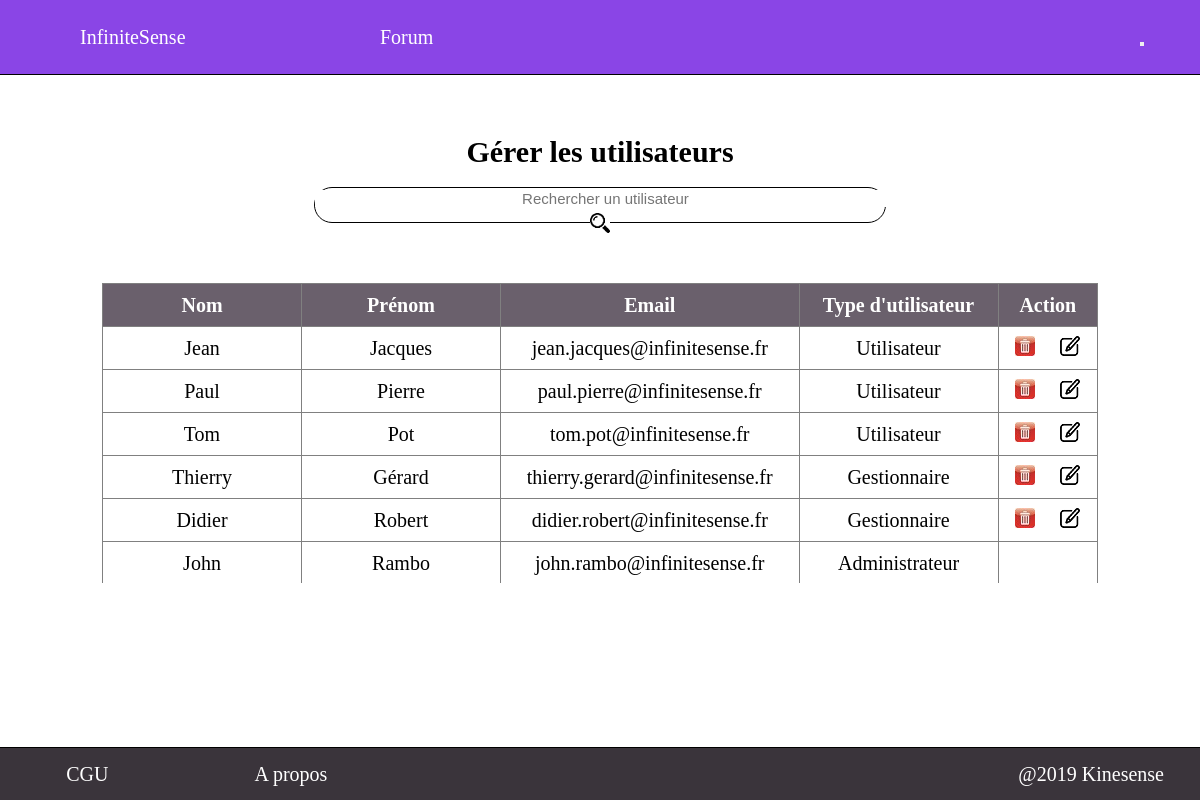
The page /view/accueil/Accueil_admin.php on the database its author committed.
### tables this page shows
CREATE TABLE utilisateur(
	id_utilisateur INT AUTO_INCREMENT PRIMARY KEY,
	nom VARCHAR(30) NOT NULL,
	prenom VARCHAR(30) NOT NULL,
	adresse_mail VARCHAR(50) NOT NULL UNIQUE,
	mot_de_passe VARCHAR(255) NOT NULL,
	role CHAR NOT NULL
);

### src/view/accueil/Accueil_admin.php (the view, shortened to what this page needs)
<!DOCTYPE html>
<html>
	<head>
		<link rel="stylesheet" href="../../public/css/accueil/Accueil_admin.css">
	</head>
	<body>
		<?php include("../headerfooter/Header_logged_in.php"); ?>
		<?php include('../headerfooter/Message_serveur.php');?>
		<section>
			<nav>
				<h1> Gérer les utilisateurs </h1></br>
				<form method="post" action="Accueil_admin.php">
					<input type="search" name="search" autocomplete="off" placeholder="Rechercher un utilisateur" size="64" maxlength="64"/>
					<button type="submit" id='search'></button>
				</form>
			</nav>
			<?php
			$db_username = 'root';
			$db_password = '';
			$db_name     = 'infinite_sense';
			$db_host     = 'localhost';
			try
			{
				$db = new PDO('mysql:host='.$db_host.';dbname='.$db_name, $db_username, $db_password, array(PDO::ATTR_ERRMODE => PDO::ERRMODE_EXCEPTION ));
			} catch (Exception $e) {
				?><script> show_message('Connexion à la base de donnée impossible','red'); </script><?php
				exit;
			}
			try {
				if (isset($_POST['search'])) {
					$search=$_POST['search'];
					$keywords=explode(' ', $search);
					$req = "SELECT * FROM utilisateur WHERE 0";
					foreach($keywords as $keyword) {
						$req .= " OR concat(nom,prenom,adresse_mail) LIKE '%$keyword%'";
					}
				} else {
					$req = "SELECT * FROM utilisateur";
				}
				$rep = $db->query($req);
			} catch (Exception $e)
			{
				?><script type="text/javascript"> show_message('Erreur serveur','red'); </script><?php
				exit;
			}
			if ($rep->rowCount()==0)
			{
				?><script type="text/javascript"> show_message('Aucun utilisateur trouvé','orange'); </script><?php
			} else {
			?>
				<div id="tableau">
					<table>
						<tr>
							<th>Nom</th>
							<th>Prénom</th>
							<th>Email</th>
							<th>Type d'utilisateur</th>
							<th>Action</th>
						</tr>
						<?php
						$i=1;
		      	while ($user=$rep->fetch()) {
						?>
			        <tr>
		            <td><?php echo $user['nom']; ?></td>
		            <td><?php echo $user['prenom']; ?></td>
		            <td><?php echo $user['adresse_mail']; ?></td>
								<?php
								if ($user['role']==='A') {$role='Administrateur';}
								if ($user['role']==='G') {$role='Gestionnaire';}
								if ($user['role']==='U') {$role='Utilisateur';}
								?>
								<td><?php echo $role; ?></td>
								<td>
									<?php
									if ($role!='Administrateur') {?>
										<div class="table_button">
											<button type='button' class='delete_button' onclick='show_delete_form(<?php echo $i ?>)'></button>
											<button type='button' class='edit_button' onclick='show_edit_form(<?php echo $i ?>)'></button>
										</div>
									<?php
								}
								?>
								</td>
							</tr>
		      	<?php
						$i++;
						}
						?>
					</table>
				</div>
			<?php
			}
			?>
		</section>
		<?php include("../headerfooter/Footer.php"); ?>
	</body>
</html>

### src/view/headerfooter/Header_logged_in.php (shortened to what this page needs)
<!DOCTYPE html>
<html>
	<head>
		<link rel="stylesheet" href="../../public/css/headerfooter/Header_logged_in.css" />
	</head>
	<header>
		<ul id="deroulant">
			<li><a href="../../Index.php">InfiniteSense</a></li>
			<li><a href="../forum/Forum.php">Forum</a></li>
			<li><button type="button"><?php echo $role;?>
			</li>
		</ul>
	</header>
</html>

### src/view/headerfooter/Message_serveur.php (shortened to what this page needs)
<!DOCTYPE html>
<html>
	<head>
		<link rel="stylesheet" href="../../public/css/headerfooter/Message_serveur.css" />
	</head>
	<body onload=get_message(<?php echo json_encode($_GET);?>);>
  </body>
</html>

### src/view/headerfooter/Footer.php (shortened to what this page needs)
<!DOCTYPE html>
<html>
	<head>
		<link rel="stylesheet" href="../../public/css/headerfooter/Footer.css" />
	</head>
	<body>
    <footer>
      <ul>
        <li>CGU</li>
        <li>A propos</li>
        <li>@2019 Kinesense</li>
      </ul>
    </footer>
  </body>
</html>

### src/public/css/accueil/Accueil_admin.css (style rules this page uses)
* { padding: 0; margin: 0; }
section { position:relative; top:75px; width:100%; }
section nav { position:relative; top:0; margin:0 auto; margin-top:5%; margin-bottom:5%; }
section nav h1 { text-align:center; font-size:30px; }
section nav form { margin:auto; text-align:center; border: 1px black solid; border-radius:20px; height:30px; width:570px; padding-bottom:2px; padding-top:2px; }
section nav form input { outline: none; border:0px; text-align:center; padding:0px; margin:0px; box-shadow:none; font-size:15px; }
section nav form #search { outline: none; position:relative; top:5px; background-image: url('../../images/Loupe.png'); background-repeat: no-repeat; width: 20px; height: 20px; padding:0px; border:none; cursor: pointer; }
#tableau { position:relative; overflow-y: auto; height: 300px; width: 83%; margin: auto; }
section table { border-collapse:collapse; width: 100%; margin:auto; border: 1px gray solid; }
section table th { background-color:#6a606c; color:white; border: 1px gray solid; }
section table td { text-align:center; border: 1px gray solid; //border-left: 1px gray solid; vertical-align: middle; }
section table th, section table td { padding-top:5px; padding-bottom:5px; font-size:20px; height: 32px; }
section table button { outline: none; width: 20px; height: 20px; border:none; cursor: pointer; margin-left: 10%; margin-right: 10%; }
section table tr th:nth-child(1), section table tr th:nth-child(2), section table tr td:nth-child(4) { width:20%; }
section table tr th:nth-child(3) { width: 30%; }
section table tr th:nth-child(5) { width: 10%; }
section table .delete_button { background-image: url('../../images/delete.jpg'); }
section table .edit_button { background-image: url('../../images/edit.png'); }
:root { --cancel_color: #ff476f; --delete_color: #59adde; }

### src/public/css/headerfooter/Header_logged_in.css (style rules this page uses)
header { min-width: 500px; background:#8a45e6; position:fixed; top:0; z-index: 1; height: 74px; width:100%; border-bottom:1px black solid; }
header ul { list-style-type: none; }
header > ul { display:flex; width:100%; }
header > ul > li { font-size:20px; text-align:center; position: absolute; color:white; margin-top: 12px; margin-bottom:12px; font-size: 20px; color:white; padding:14px 20px; }
header a { text-decoration: none; color: white; transition: all 0.2s; }
header > ul > li:nth-child(1) { left:5%; }
header > ul > li:nth-child(2) { left:30%; }
header > ul > li:nth-child(3) { right:3%; }

### src/public/css/headerfooter/Footer.css (style rules this page uses)
footer { position:fixed; bottom:0; z-index: 1; background: #3a343b; height: 52px; width:100%; border-top:1px black solid; }
footer ul { list-style-type:none; display:flex; width:100%; }
footer ul li { font-size:20px; height:100%; color:white; padding-top:15px; padding-bottom:15px; }
footer ul li:nth-child(1) { width:15%; text-align:center; }
footer ul li:nth-child(2) { width:20%; text-align:center; }
footer ul li:nth-child(3) { width:65%; text-align:right; padding-right:3%; }

### rows shown on the page
utilisateur: nom "Jean", prenom "Jacques", adresse_mail "jean.jacques@infinitesense.fr", role "Utilisateur"
utilisateur: nom "Paul", prenom "Pierre", adresse_mail "paul.pierre@infinitesense.fr", role "Utilisateur"
utilisateur: nom "Tom", prenom "Pot", adresse_mail "tom.pot@infinitesense.fr", role "Utilisateur"
utilisateur: nom "Thierry", prenom "Gérard", adresse_mail "thierry.gerard@infinitesense.fr", role "Gestionnaire"
utilisateur: nom "Didier", prenom "Robert", adresse_mail "didier.robert@infinitesense.fr", role "Gestionnaire"
utilisateur: nom "John", prenom "Rambo", adresse_mail "john.rambo@infinitesense.fr", role "Administrateur"
